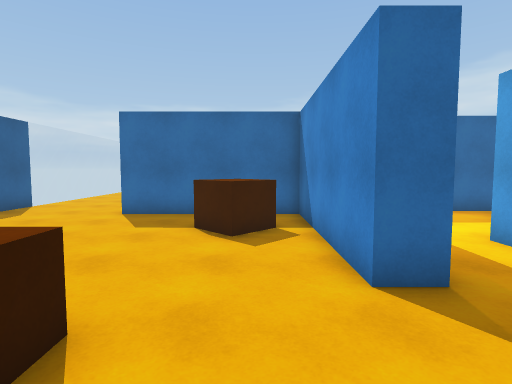
View 1 (above)

17 first-person views from a walk through a scene from a Unity 3-D project. The camera is 1.5 m above the floor, tilts 4° down and sees 80° across. The floor is counted in squares, 1 m on a side. Each view is taken from the middle of a square. On the plan, view 1 faces up. The plan holds only what a view shows up to about 15 squares ahead; the rest is blank. The place goes on beyond the plan. The player character is not drawn.

View 2
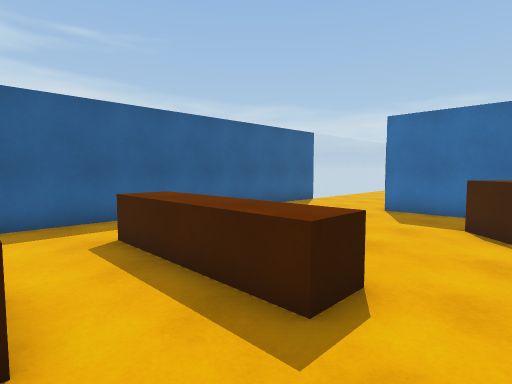

View 3
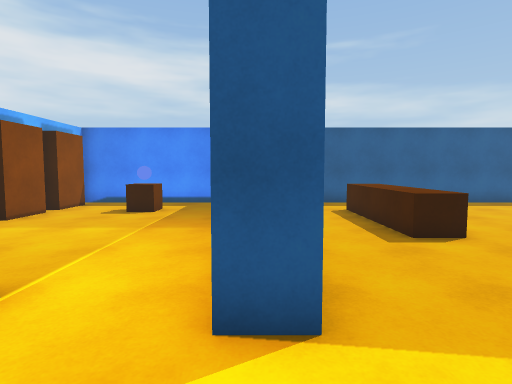

View 4
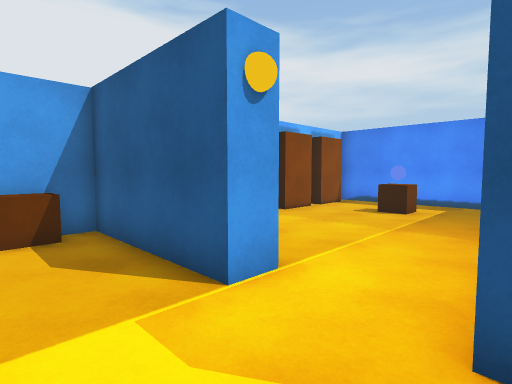

View 5
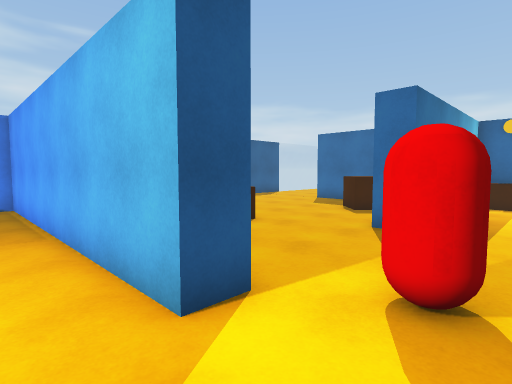

View 6
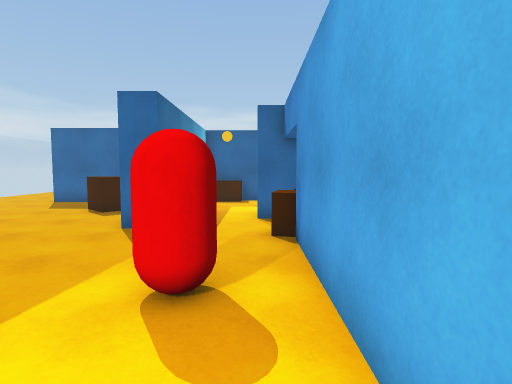

View 7
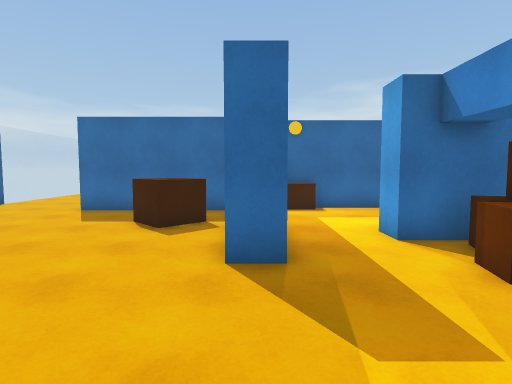

View 8
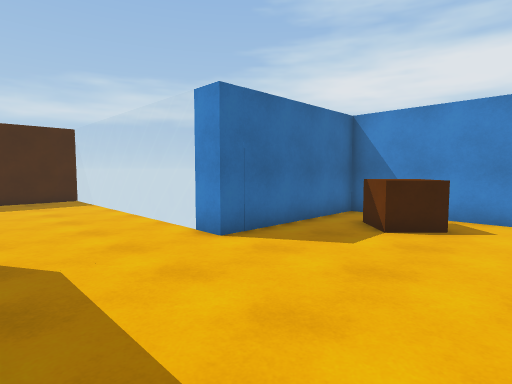

View 9
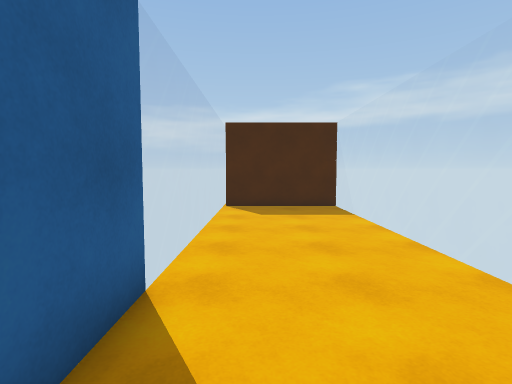

View 10
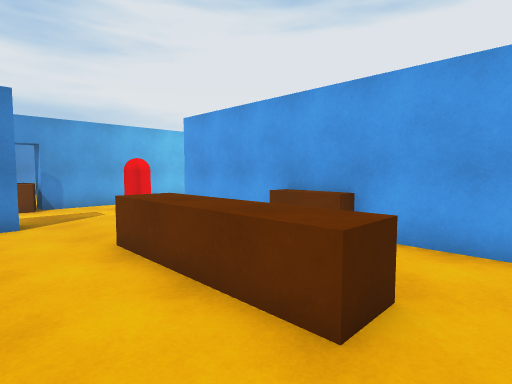

View 11
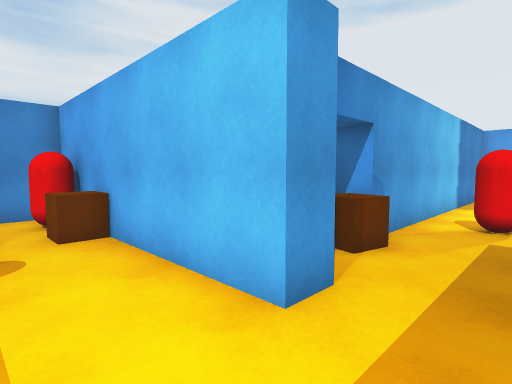

View 12
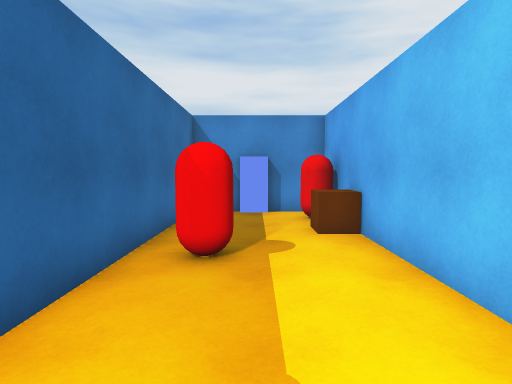

View 13
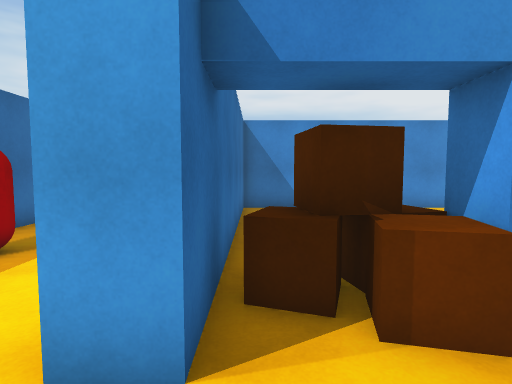

View 14
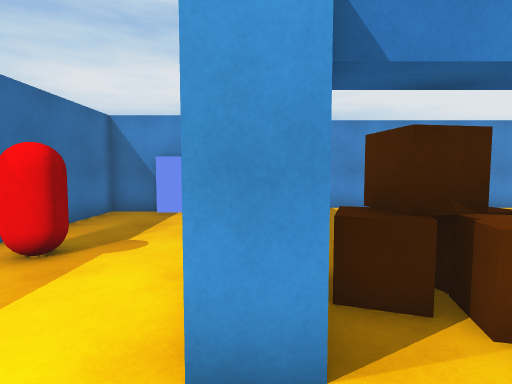

View 15
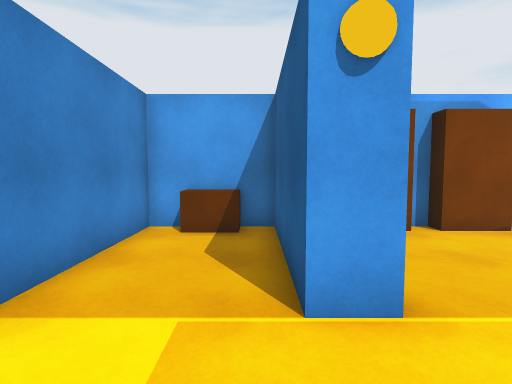

View 16
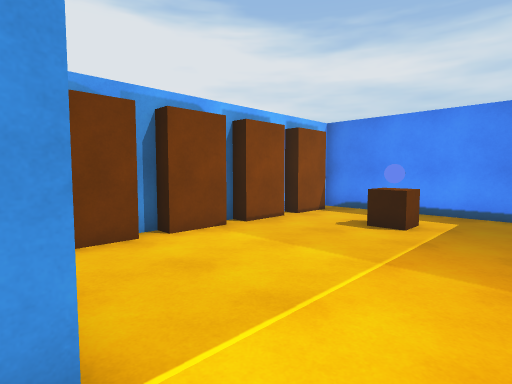

View 17
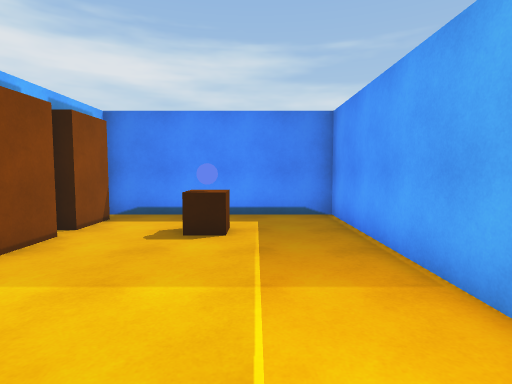

### Floor plan
Key: @ floor where view 1 was taken; # wall or solid block; . floor; = window, fence, low wall or low ledge; ^ raised ledge; O other object.
Columns run from 10 left of view 1 to 15 right of it. Each row starts with its distance up from view 1.
 23 =#   #=
 22 =#####=
 21 =....==
 20 =....==
 19 =....==
 18 =....==
 17 =....==
 16 =....==
 15 =....==
 14 =....==
 13 =....==
 12 #....=
 11 #....########OO##########
 10 #...........#.....OO....#
  9 #........O..#...........#
  8 #.......OOO.#...........#
  7 #........OO.#.......OOOO#
  6 # ..........#...##########
  5 #...........#...OO.......#
  4 #  .........#...OO.....  #
  3 # ..^^^^^......OOOO      #
  2 #..^^^^^^.......##       #
  1 #...............#
  0 #.........@...O.#
 -1 # ...OOO......O.#        #
 -2 #############...#        #
 -3 #...............#        #
 -4 #...............#        #
 -5 #...............#
 -6 #..OO.......#...#
 -7 #..OO.......#...#
 -8 #...........#...#
 -9 #...........#.O.#
-10 ##############O##

Where each view was taken, in squares from view 1:
view 1: 0 up, 0 right, facing up
view 2: 1 down, 0 right, facing up-left
view 3: 2 down, 5 right, facing left
view 4: 2 down, 5 right, facing down-left
view 5: 4 down, 5 right, facing up-left
view 6: 4 down, 5 right, facing up
view 7: 1 down, 2 right, facing up
view 8: 5 up, 9 left, facing up-right
view 9: 9 up, 8 left, facing up
view 10: 5 up, 8 left, facing down-right
view 11: 9 up, 3 right, facing down-right
view 12: 9 up, 3 right, facing right
view 13: 5 up, 3 right, facing right
view 14: 6 up, 3 right, facing right
view 15: 2 down, 3 right, facing down
view 16: 3 down, 2 right, facing down-left
view 17: 5 down, 1 right, facing left
